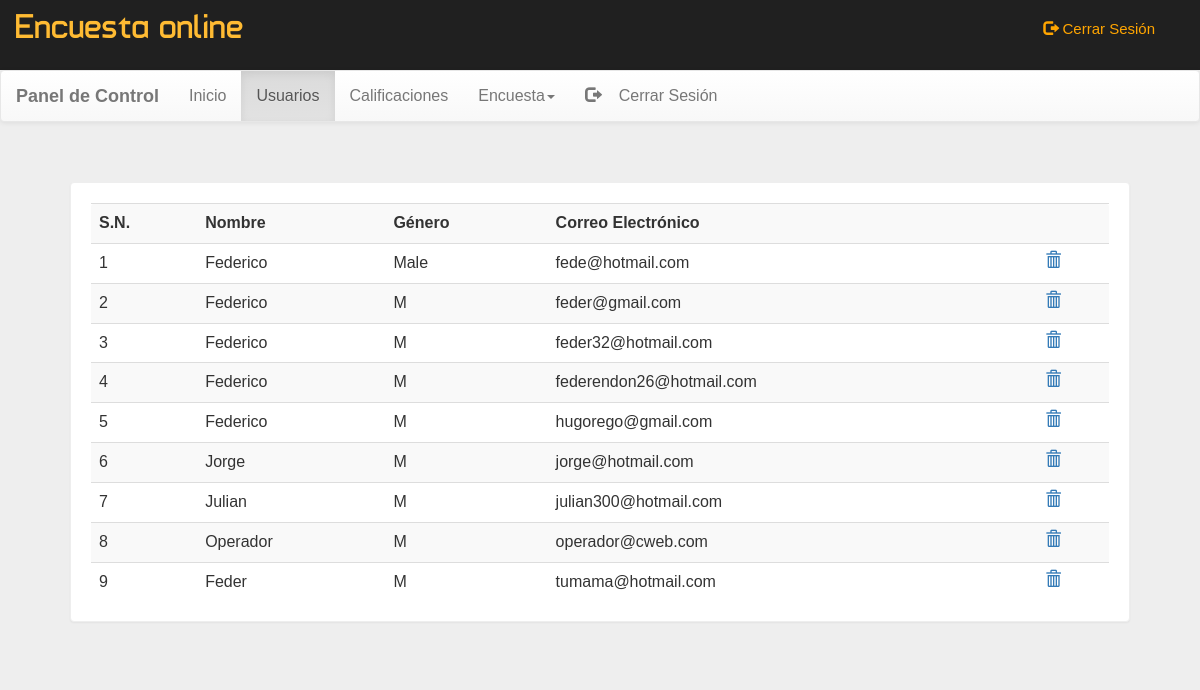
The page /dash.php?q=1 (signed in) on the database its author committed.
### tables this page shows
CREATE TABLE `user` (
  `name` varchar(50) NOT NULL,
  `gender` varchar(5) NOT NULL,
  `email` varchar(50) NOT NULL,
  `password` varchar(50) NOT NULL
);

### dash.php (the view, shortened to what this page needs)
<!DOCTYPE html
    PUBLIC "-//W3C//DTD XHTML 1.0 Transitional//EN" "http://www.w3.org/TR/xhtml1/DTD/xhtml1-transitional.dtd">
<html xmlns="http://www.w3.org/1999/xhtml">
<head>
    <link rel="stylesheet" href="css/bootstrap.min.css" />
    <link rel="stylesheet" href="css/bootstrap-theme.min.css" />
    <link rel="stylesheet" href="css/main.css">
    <link rel="stylesheet" href="css/font.css">
</head>
<body style="background:#eee;">
    <div class="header">
        <div class="row">
            <div class="col-lg-6">
                <span class="logo">Encuesta online</span>
            </div>
            <?php
      include_once 'dbConnection.php';
      if (!(isset($_SESSION['email']))) {
        header("location:index.php");
      } else {
        echo '<span class="pull-right top title1" ><span class="log1">&nbsp;&nbsp;<a href="logout.php?q=account.php" class="log"><span class="glyphicon glyphicon-log-out" aria-hidden="true"></span>&nbsp;Cerrar Sesión</button></a></span>';
      } ?>
        </div>
    </div>
    <nav class="navbar navbar-default title1">
        <div class="container-fluid">
            <div class="navbar-header">
                <a class="navbar-brand" href="dash.php?q=0"><b>Panel de Control</b></a>
            </div>
            <div class="collapse navbar-collapse" id="bs-example-navbar-collapse-1">
                <ul class="nav navbar-nav">
                    <li <?php if (@$_GET['q'] == 0) echo 'class="active"'; ?>><a href="dash.php?q=0">Inicio</a></li>
                    <li <?php if (@$_GET['q'] == 1) echo 'class="active"'; ?>><a href="dash.php?q=1">Usuarios</a></li>
                    <li <?php if (@$_GET['q'] == 2) echo 'class="active"'; ?>><a href="dash.php?q=2">Calificaciones</a>
                    </li>
                    <li class="dropdown <?php if (@$_GET['q'] == 4 || @$_GET['q'] == 5) echo 'active"'; ?>">
                        <a href="#" class="dropdown-toggle" data-toggle="dropdown" role="button" aria-haspopup="true"
                            aria-expanded="false">Encuesta<span class="caret"></span></a>
                    </li>
                    <li class="pull-right"> <a href="logout.php?q=account.php"><span class="glyphicon glyphicon-log-out"
                                aria-hidden="true"></span>&nbsp;&nbsp;&nbsp;&nbsp;Cerrar Sesión</a></li>
                </ul>
            </div>
        </div>
    </nav>
    <div class="container">
        <div class="row">
            <div class="col-md-12">
                <?php if (@$_GET['q'] == 1) {
          $result = mysqli_query($con, "SELECT * FROM user") or die('Error');
          echo  '<div class="panel"><div class="table-responsive"><table class="table table-striped title1">
<tr><td><b>S.N.</b></td><td><b>Nombre</b></td><td><b>Género</b></td><td><b>Correo Electrónico</b></td><td></td></tr>';
          $c = 1;
          while ($row = mysqli_fetch_array($result)) {
            $name = $row['name'];
            $gender = $row['gender'];
            $email = $row['email'];
            echo '<tr><td>' . $c++ . '</td><td>' . $name . '</td><td>' . $gender . '</td><td>' . $email . '</td>
	<td><a title="Delete User" href="update.php?demail=' . $email . '"><b><span class="glyphicon glyphicon-trash" aria-hidden="true"></span></b></a></td></tr>';
          }
          echo '</table></div></div>';
        } ?>
            </div>
        </div>
    </div>
</body>
</html>

### css/main.css (style rules this page uses)
body { overflow-x: hidden; width: 100%; font: 15px "Century Gothic", "Times Roman", sans-serif; background: #eee; min-height: 550px; background-attachment: fixed; }
.panel { border-color: #eee; margin: 40px; padding: 20px; font: 15px "Century Gothic", "Times Roman", sans-serif; }
.header { background: #202020; height: 70px; }
.logo { font-family: 'typo'; font-size: 35px; color: #ffbb33; margin: 15px; }
.title1 { font: 16px "Century Gothic", "Times Roman", sans-serif; }
.top { margin-top: 20px; }
.log1 { font: 15px 'Ubuntu', sans-serif; color: orange; margin-left: 10px; }
.log { margin: 10px; margin-right: 60px; margin-left: 5px; color: orange; text-decoration: none; font-size: 20px; font-size: 15px; }

### rows shown on the page
user: name "Federico", gender "Male", email "fede@hotmail.com"
user: name "Federico", gender "M", email "feder@gmail.com"
user: name "Federico", gender "M", email "feder32@hotmail.com"
user: name "Federico", gender "M", email "federendon26@hotmail.com"
user: name "Federico", gender "M", email "hugorego@gmail.com"
user: name "Jorge", gender "M", email "jorge@hotmail.com"
user: name "Julian", gender "M", email "julian300@hotmail.com"
user: name "Operador", gender "M", email "operador@cweb.com"
user: name "Feder", gender "M", email "tumama@hotmail.com"
